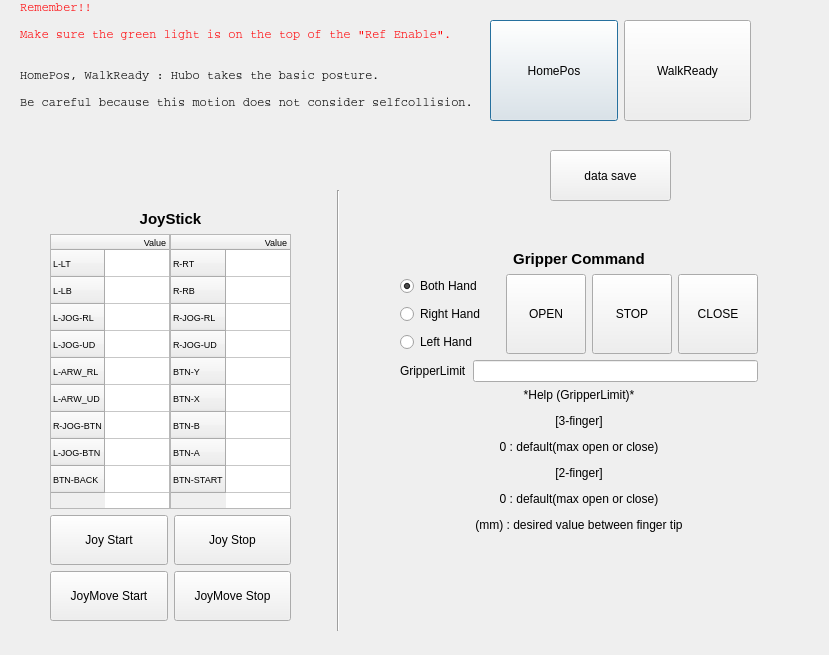
<?xml version="1.0" encoding="UTF-8"?>
<ui version="4.0">
 <class>CMDDialog</class>
 <widget class="QDialog" name="CMDDialog">
  <property name="geometry">
   <rect>
    <x>0</x>
    <y>0</y>
    <width>829</width>
    <height>655</height>
   </rect>
  </property>
  <property name="windowTitle">
   <string>Dialog</string>
  </property>
  <widget class="QLabel" name="label_2">
   <property name="geometry">
    <rect>
     <x>20</x>
     <y>0</y>
     <width>491</width>
     <height>111</height>
    </rect>
   </property>
   <property name="font">
    <font>
     <family>Courier</family>
    </font>
   </property>
   <property name="lineWidth">
    <number>1</number>
   </property>
   <property name="text">
    <string>&lt;html&gt;&lt;head/&gt;&lt;body&gt;&lt;p&gt;&lt;span style=&quot; color:#ff0004;&quot;&gt;Remember!!&lt;/span&gt;&lt;/p&gt;&lt;p&gt;&lt;span style=&quot; color:#ff0004;&quot;&gt;Make sure the green light is on the top of the &amp;quot;Ref Enable&amp;quot;.&lt;/span&gt;&lt;/p&gt;&lt;p&gt;&lt;br/&gt;HomePos, WalkReady : Hubo takes the basic posture. &lt;/p&gt;&lt;p&gt;Be careful because this motion does not consider selfcollision.&lt;/p&gt;&lt;/body&gt;&lt;/html&gt;</string>
   </property>
  </widget>
  <widget class="Line" name="line">
   <property name="geometry">
    <rect>
     <x>330</x>
     <y>190</y>
     <width>16</width>
     <height>441</height>
    </rect>
   </property>
   <property name="orientation">
    <enum>Qt::Vertical</enum>
   </property>
  </widget>
  <widget class="QWidget" name="layoutWidget">
   <property name="geometry">
    <rect>
     <x>490</x>
     <y>20</y>
     <width>261</width>
     <height>101</height>
    </rect>
   </property>
   <layout class="QHBoxLayout" name="horizontalLayout">
    <item>
     <widget class="QPushButton" name="BTN_HOMEPOS">
      <property name="sizePolicy">
       <sizepolicy hsizetype="Expanding" vsizetype="Expanding">
        <horstretch>0</horstretch>
        <verstretch>0</verstretch>
       </sizepolicy>
      </property>
      <property name="text">
       <string>HomePos</string>
      </property>
     </widget>
    </item>
    <item>
     <widget class="QPushButton" name="BTN_WALKREADY">
      <property name="sizePolicy">
       <sizepolicy hsizetype="Expanding" vsizetype="Expanding">
        <horstretch>0</horstretch>
        <verstretch>0</verstretch>
       </sizepolicy>
      </property>
      <property name="text">
       <string>WalkReady</string>
      </property>
     </widget>
    </item>
   </layout>
  </widget>
  <widget class="QWidget" name="layoutWidget">
   <property name="geometry">
    <rect>
     <x>400</x>
     <y>250</y>
     <width>358</width>
     <height>282</height>
    </rect>
   </property>
   <layout class="QVBoxLayout" name="verticalLayout_2">
    <item>
     <widget class="QLabel" name="label_3">
      <property name="text">
       <string>&lt;html&gt;&lt;head/&gt;&lt;body&gt;&lt;p align=&quot;center&quot;&gt;&lt;span style=&quot; font-size:11pt; font-weight:600;&quot;&gt;Gripper Command&lt;/span&gt;&lt;/p&gt;&lt;/body&gt;&lt;/html&gt;</string>
      </property>
     </widget>
    </item>
    <item>
     <layout class="QHBoxLayout" name="horizontalLayout_3">
      <item>
       <layout class="QVBoxLayout" name="verticalLayout">
        <item>
         <widget class="QRadioButton" name="RB_BOTH">
          <property name="text">
           <string>Both Hand</string>
          </property>
          <property name="checked">
           <bool>true</bool>
          </property>
          <attribute name="buttonGroup">
           <string notr="true">GRB_GRIPPER</string>
          </attribute>
         </widget>
        </item>
        <item>
         <widget class="QRadioButton" name="RB_RH">
          <property name="text">
           <string>Right Hand</string>
          </property>
          <attribute name="buttonGroup">
           <string notr="true">GRB_GRIPPER</string>
          </attribute>
         </widget>
        </item>
        <item>
         <widget class="QRadioButton" name="RB_LH">
          <property name="text">
           <string>Left Hand</string>
          </property>
          <attribute name="buttonGroup">
           <string notr="true">GRB_GRIPPER</string>
          </attribute>
         </widget>
        </item>
       </layout>
      </item>
      <item>
       <layout class="QHBoxLayout" name="horizontalLayout_2">
        <item>
         <widget class="QPushButton" name="BTN_GRIPPER_OPEN">
          <property name="sizePolicy">
           <sizepolicy hsizetype="Minimum" vsizetype="Expanding">
            <horstretch>0</horstretch>
            <verstretch>0</verstretch>
           </sizepolicy>
          </property>
          <property name="text">
           <string>OPEN</string>
          </property>
         </widget>
        </item>
        <item>
         <widget class="QPushButton" name="BTN_GRIPPER_STOP">
          <property name="sizePolicy">
           <sizepolicy hsizetype="Minimum" vsizetype="Expanding">
            <horstretch>0</horstretch>
            <verstretch>0</verstretch>
           </sizepolicy>
          </property>
          <property name="text">
           <string>STOP</string>
          </property>
         </widget>
        </item>
        <item>
         <widget class="QPushButton" name="BTN_GRIPPER_CLOSE">
          <property name="sizePolicy">
           <sizepolicy hsizetype="Minimum" vsizetype="Expanding">
            <horstretch>0</horstretch>
            <verstretch>0</verstretch>
           </sizepolicy>
          </property>
          <property name="text">
           <string>CLOSE</string>
          </property>
         </widget>
        </item>
       </layout>
      </item>
     </layout>
    </item>
    <item>
     <layout class="QHBoxLayout" name="horizontalLayout_7">
      <item>
       <widget class="QLabel" name="label">
        <property name="text">
         <string>GripperLimit</string>
        </property>
       </widget>
      </item>
      <item>
       <widget class="QLineEdit" name="LE_GRIPPER_INPUT">
        <property name="inputMask">
         <string/>
        </property>
        <property name="text">
         <string extracomment="*Help (GripperLimit)* [3-finger] 0 : default(max open or close) [2-finger] 0 : default(max open or close) (mm) : desired value between tip?"/>
        </property>
        <property name="maxLength">
         <number>32767</number>
        </property>
       </widget>
      </item>
     </layout>
    </item>
    <item>
     <widget class="QLabel" name="label_5">
      <property name="text">
       <string>&lt;html&gt;&lt;head/&gt;&lt;body&gt;&lt;p align=&quot;center&quot;&gt;*Help (GripperLimit)*&lt;/p&gt;&lt;p align=&quot;center&quot;&gt;[3-finger]&lt;/p&gt;&lt;p align=&quot;center&quot;&gt;0 : default(max open or close)&lt;/p&gt;&lt;p align=&quot;center&quot;&gt;[2-finger]&lt;/p&gt;&lt;p align=&quot;center&quot;&gt;0 : default(max open or close)&lt;/p&gt;&lt;p align=&quot;center&quot;&gt;(mm) : desired value between finger tip&lt;/p&gt;&lt;/body&gt;&lt;/html&gt;</string>
      </property>
     </widget>
    </item>
   </layout>
  </widget>
  <widget class="QWidget" name="layoutWidget">
   <property name="geometry">
    <rect>
     <x>50</x>
     <y>210</y>
     <width>241</width>
     <height>411</height>
    </rect>
   </property>
   <layout class="QVBoxLayout" name="verticalLayout_3">
    <item>
     <widget class="QLabel" name="label_4">
      <property name="text">
       <string>&lt;html&gt;&lt;head/&gt;&lt;body&gt;&lt;p align=&quot;center&quot;&gt;&lt;span style=&quot; font-size:11pt; font-weight:600;&quot;&gt;JoyStick&lt;/span&gt;&lt;/p&gt;&lt;/body&gt;&lt;/html&gt;</string>
      </property>
     </widget>
    </item>
    <item>
     <layout class="QHBoxLayout" name="horizontalLayout_4">
      <property name="spacing">
       <number>0</number>
      </property>
      <item>
       <widget class="QTableWidget" name="JOY_TABLE_INFO_LEFT">
        <property name="font">
         <font>
          <pointsize>7</pointsize>
         </font>
        </property>
        <attribute name="horizontalHeaderMinimumSectionSize">
         <number>8</number>
        </attribute>
        <attribute name="verticalHeaderDefaultSectionSize">
         <number>27</number>
        </attribute>
        <attribute name="verticalHeaderMinimumSectionSize">
         <number>10</number>
        </attribute>
        <row>
         <property name="text">
          <string>L-LT</string>
         </property>
        </row>
        <row>
         <property name="text">
          <string>L-LB</string>
         </property>
        </row>
        <row>
         <property name="text">
          <string>L-JOG-RL</string>
         </property>
        </row>
        <row>
         <property name="text">
          <string>L-JOG-UD</string>
         </property>
        </row>
        <row>
         <property name="text">
          <string>L-ARW_RL</string>
         </property>
        </row>
        <row>
         <property name="text">
          <string>L-ARW_UD</string>
         </property>
        </row>
        <row>
         <property name="text">
          <string>R-JOG-BTN</string>
         </property>
        </row>
        <row>
         <property name="text">
          <string>L-JOG-BTN</string>
         </property>
        </row>
        <row>
         <property name="text">
          <string>BTN-BACK</string>
         </property>
        </row>
        <column>
         <property name="text">
          <string>Value</string>
         </property>
        </column>
       </widget>
      </item>
      <item>
       <widget class="QTableWidget" name="JOY_TABLE_INFO_RIGHT">
        <property name="font">
         <font>
          <pointsize>7</pointsize>
         </font>
        </property>
        <attribute name="horizontalHeaderMinimumSectionSize">
         <number>8</number>
        </attribute>
        <attribute name="verticalHeaderDefaultSectionSize">
         <number>27</number>
        </attribute>
        <attribute name="verticalHeaderMinimumSectionSize">
         <number>10</number>
        </attribute>
        <row>
         <property name="text">
          <string>R-RT</string>
         </property>
        </row>
        <row>
         <property name="text">
          <string>R-RB</string>
         </property>
        </row>
        <row>
         <property name="text">
          <string>R-JOG-RL</string>
         </property>
        </row>
        <row>
         <property name="text">
          <string>R-JOG-UD</string>
         </property>
        </row>
        <row>
         <property name="text">
          <string>BTN-Y</string>
         </property>
        </row>
        <row>
         <property name="text">
          <string>BTN-X</string>
         </property>
        </row>
        <row>
         <property name="text">
          <string>BTN-B</string>
         </property>
        </row>
        <row>
         <property name="text">
          <string>BTN-A</string>
         </property>
        </row>
        <row>
         <property name="text">
          <string>BTN-START</string>
         </property>
        </row>
        <column>
         <property name="text">
          <string>Value</string>
         </property>
        </column>
       </widget>
      </item>
     </layout>
    </item>
    <item>
     <layout class="QHBoxLayout" name="horizontalLayout_6">
      <item>
       <widget class="QPushButton" name="BTN_JOYSTART">
        <property name="minimumSize">
         <size>
          <width>0</width>
          <height>50</height>
         </size>
        </property>
        <property name="text">
         <string>Joy Start</string>
        </property>
       </widget>
      </item>
      <item>
       <widget class="QPushButton" name="BTN_JOYSTOP">
        <property name="enabled">
         <bool>true</bool>
        </property>
        <property name="minimumSize">
         <size>
          <width>0</width>
          <height>50</height>
         </size>
        </property>
        <property name="text">
         <string>Joy Stop</string>
        </property>
        <property name="checkable">
         <bool>false</bool>
        </property>
        <property name="autoDefault">
         <bool>true</bool>
        </property>
       </widget>
      </item>
     </layout>
    </item>
    <item>
     <layout class="QHBoxLayout" name="horizontalLayout_5">
      <item>
       <widget class="QPushButton" name="BTN_JOYMOVE">
        <property name="minimumSize">
         <size>
          <width>0</width>
          <height>50</height>
         </size>
        </property>
        <property name="text">
         <string>JoyMove Start</string>
        </property>
       </widget>
      </item>
      <item>
       <widget class="QPushButton" name="BTN_MOVESTOP">
        <property name="enabled">
         <bool>true</bool>
        </property>
        <property name="minimumSize">
         <size>
          <width>0</width>
          <height>50</height>
         </size>
        </property>
        <property name="text">
         <string>JoyMove Stop</string>
        </property>
       </widget>
      </item>
     </layout>
    </item>
   </layout>
  </widget>
  <widget class="QPushButton" name="pushButton">
   <property name="geometry">
    <rect>
     <x>550</x>
     <y>150</y>
     <width>121</width>
     <height>51</height>
    </rect>
   </property>
   <property name="text">
    <string>data save</string>
   </property>
  </widget>
  <zorder>layoutWidget</zorder>
  <zorder>layoutWidget</zorder>
  <zorder>layoutWidget</zorder>
  <zorder>label_2</zorder>
  <zorder>line</zorder>
  <zorder>pushButton</zorder>
 </widget>
 <resources/>
 <connections/>
 <buttongroups>
  <buttongroup name="GRB_GRIPPER"/>
 </buttongroups>
</ui>
